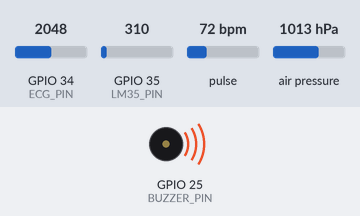
Simulated run of this sketch. Board: ESP32. Parts: buzzer (waves = sounding). The test bench sets the inputs (shaded band); at power-on: GPIO 34 (ECG_PIN) = 2048, GPIO 35 (LM35_PIN) = 310, pulse 72 bpm, air pressure 1013 hPa. WiFi joins after 1.5 s; servers stay silent unless stated; uploads are accepted with an empty reply; random numbers use the default seed unless the sketch sets one; what the sketch prints to the serial monitor is not drawn.

Above: at 3.2 s.
At 7.7 s:
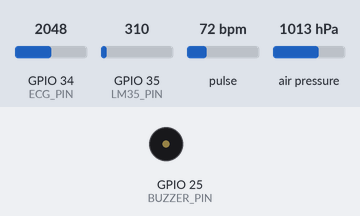
Timing chart, 0 to 8.8 s (numbered marks = the images above):
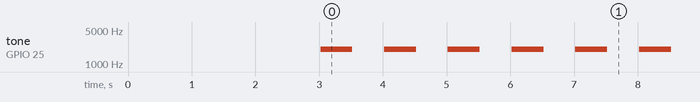

Measured:
- by itself, tone on GPIO 25 (BUZZER_PIN): goes 66 × (2000 Hz 0.50 s, silent 0.50 s), 2000 Hz 0.50 s, silent 0.69 s, 59 × (2000 Hz 0.50 s, silent 0.50 s), 2000 Hz 0.50 s, then silent

The sketch:

main.ino
```cpp
#include <WiFi.h>
#include <HTTPClient.h>
#include <WebServer.h>
#include <Wire.h>
#include <Adafruit_BMP085.h>
#include "MAX30105.h"
#include "heartRate.h"
#include "config.h"  // Load configuration from config.h

// === WiFi & Backend Configuration ===
// All settings now in config.h - edit that file to reconfigure
const char* ssid = WIFI_SSID;
const char* password = WIFI_PASSWORD;
const char* server = BACKEND_URL;
const char* deviceId = DEVICE_ID;

Adafruit_BMP085 bmp;
MAX30105 max30102;
WebServer serverAPI(80);

// === Timers ===
unsigned long lastRead = 0;
unsigned long lastSend = 0;

// === Mute ===
bool isMuted = false;

// === Rolling Buffer ===
#define BUFFER_SIZE 60
float sequence[BUFFER_SIZE][5];
int bufferIndex = 0;

// === Current Reading ===
float latestTemp = 0, latestHR = 0, latestSpO2 = 0, latestPressure = 0, latestECG = 0;

void setup() {
  Serial.begin(115200);
  delay(1000);

  pinMode(BUZZER_PIN, OUTPUT);
  pinMode(ECG_PIN, INPUT);
  pinMode(LM35_PIN, INPUT);
  digitalWrite(BUZZER_PIN, LOW);

  WiFi.begin(ssid, password);
  Serial.print("🔌 Connecting to WiFi");
  while (WiFi.status() != WL_CONNECTED) {
    delay(1000);
    Serial.print(".");
  }
  Serial.println(" ✅ Connected!");

  if (!max30102.begin(Wire, I2C_SPEED_STANDARD)) {
    Serial.println("❌ MAX30102 not found!");
    while (1);
  }
  max30102.setup();
  max30102.setPulseAmplitudeRed(0x0A);
  max30102.setPulseAmplitudeGreen(0x00);

  if (!bmp.begin()) {
    Serial.println("❌ BMP180 not found!");
    while (1);
  }

  setupWebServer();

  Serial.println("🚀 All systems initialized.\n");
}

void loop() {
  serverAPI.handleClient();
  unsigned long now = millis();

  if (now - lastRead >= 1000) {
    lastRead = now;
    readSensors();
    checkForAlerts();
    updateBuffer();
  }

  if (now - lastSend >= 10000) {
    lastSend = now;
    if (bufferIndex >= BUFFER_SIZE) {
      postToFlask();
    } else {
      Serial.println("⏳ Buffer not full yet, skipping post.");
    }
  }
}

void setupWebServer() {
  serverAPI.on("/mute-buzzer", HTTP_POST, []() {
    if (serverAPI.hasArg("plain")) {
      String body = serverAPI.arg("plain");
      isMuted = body.indexOf("true") != -1;
      String msg = isMuted ? "🔇 Buzzer muted" : "🔊 Buzzer unmuted";
      Serial.println(msg);
      serverAPI.send(200, "application/json", "{\"status\": \"" + msg + "\"}");
    } else {
      serverAPI.send(400, "application/json", "{\"error\": \"Missing payload\"}");
    }
  });

  serverAPI.begin();
  Serial.println("🌐 Web server started at /mute-buzzer");
}

void readSensors() {
  int ecgVal = analogRead(ECG_PIN);
  latestECG = ecgVal / 4095.0;

  long irValue = max30102.getIR();
  if (checkForBeat(irValue)) {
    static unsigned long lastBeat = 0;
    unsigned long delta = millis() - lastBeat;
    lastBeat = millis();
    latestHR = 60000.0 / delta;
  }

  latestSpO2 = irValue > 10000 ? random(95, 99) : 0;
  latestPressure = bmp.readPressure() / 100.0;

  int raw = analogRead(LM35_PIN);
  float voltage = raw * (3.3 / 4095.0);
  latestTemp = voltage * 100.0;

  Serial.printf("📊 ECG: %.2f | HR: %.1f | SpO₂: %.1f%% | BP: %.1f hPa | Temp: %.1f°C\n",
    latestECG, latestHR, latestSpO2, latestPressure, latestTemp);
}

void updateBuffer() {
  if (bufferIndex < BUFFER_SIZE) {
    sequence[bufferIndex][0] = latestTemp;
    sequence[bufferIndex][1] = latestHR;
    sequence[bufferIndex][2] = latestSpO2;
    sequence[bufferIndex][3] = latestPressure;
    sequence[bufferIndex][4] = latestECG;
    bufferIndex++;
  } else {
    // Shift left
    for (int i = 0; i < BUFFER_SIZE - 1; i++) {
      for (int j = 0; j < 5; j++) {
        sequence[i][j] = sequence[i + 1][j];
      }
    }
    // Add new row
    sequence[BUFFER_SIZE - 1][0] = latestTemp;
    sequence[BUFFER_SIZE - 1][1] = latestHR;
    sequence[BUFFER_SIZE - 1][2] = latestSpO2;
    sequence[BUFFER_SIZE - 1][3] = latestPressure;
    sequence[BUFFER_SIZE - 1][4] = latestECG;
  }
}

void checkForAlerts() {
  bool ecgAbnormal = latestECG > 0.25;
  bool hrAbnormal = latestHR < 60 || latestHR > 100;
  bool spo2Abnormal = latestSpO2 < 95;
  bool tempAbnormal = latestTemp < 35 || latestTemp > 38.5;

  if ((ecgAbnormal || hrAbnormal || spo2Abnormal || tempAbnormal) && !isMuted) {
    Serial.println("🚨 Abnormal vital detected. Triggering buzzer...");
    tone(BUZZER_PIN, 2000);
    delay(500);
    noTone(BUZZER_PIN);
  }
}

void postToFlask() {
  if (WiFi.status() == WL_CONNECTED) {
    HTTPClient http;
    http.begin(server);
    http.addHeader("Content-Type", "application/json");

    String json = "{\"sequence\":[";
    for (int i = 0; i < BUFFER_SIZE; i++) {
      json += "[";
      for (int j = 0; j < 5; j++) {
        json += String(sequence[i][j], 3);
        if (j < 4) json += ",";
      }
      json += "]";
      if (i < BUFFER_SIZE - 1) json += ",";
    }
    json += "]}";

    int httpCode = http.POST(json);
    if (httpCode > 0) {
      Serial.printf("✅ Data sent to Flask! Code: %d\n", httpCode);
    } else {
      Serial.printf("❌ Failed to send data. Code: %d\n", httpCode);
    }
    http.end();
  } else {
    Serial.println("❌ WiFi disconnected.");
  }
}
```

config.h
```cpp
/**
 * ===================================================================
 * Smart ICU Monitoring System - ESP32 Configuration Header
 * ===================================================================
 *
 * EDIT THIS FILE TO CONFIGURE YOUR ESP32 DEVICE
 * No need to modify main.ino after changing these settings
 *
 * @author Smart ICU Team
 * @version 1.0
 */

#ifndef CONFIG_H
#define CONFIG_H

// ========================================
// 🔌 WIFI CONFIGURATION
// ========================================
// Set your WiFi network credentials here
const char* WIFI_SSID = "YOUR_WIFI_SSID";           // Replace with your WiFi network name
const char* WIFI_PASSWORD = "YOUR_WIFI_PASSWORD";   // Replace with your WiFi password

// WiFi connection timeout (milliseconds)
#define WIFI_TIMEOUT 20000  // 20 seconds - wait up to 20 seconds to connect

// ========================================
// 🌐 BACKEND SERVER CONFIGURATION
// ========================================
// Set your backend server address here
// Examples:
//   - "http://192.168.1.100:5000/send-data"     (Windows/Mac with specific IP)
//   - "http://localhost:5000/send-data"         (If ESP32 on same machine)
//   - "http://192.168.0.5:5000/send-data"       (Raspberry Pi on network)
//   - "http://your-domain.com:5000/send-data"   (Cloud deployment)

const char* BACKEND_URL = "http://localhost:5000/send-data";

// HTTP connection timeout (milliseconds)
#define HTTP_TIMEOUT 10000  // 10 seconds

// ========================================
// 👤 PATIENT & DEVICE IDENTIFICATION
// ========================================
// Unique ID for this ESP32 device (enables multi-patient support)
// Examples: "PATIENT_001", "BED_A12", "ICU_ROOM_503"
const char* DEVICE_ID = "PATIENT_001";

// ========================================
// 📍 PIN CONFIGURATION
// ========================================
// Assign GPIO pins for each sensor
// Verify these match your hardware wiring!

#define ECG_PIN      34    // ECG sensor - must be ADC capable (GPIO34)
#define LM35_PIN     35    // Temperature sensor - must be ADC capable (GPIO35)
#define BUZZER_PIN   25    // Buzzer/alarm speaker output (GPIO25)

// I2C Pins (for MAX30102 pulse ox & BMP085 pressure)
// Standard ESP32 I2C pins - rarely need to change
#define I2C_SDA      21    // Data line (GPIO21)
#define I2C_SCL      22    // Clock line (GPIO22)

// ========================================
// 📊 SENSOR BUFFER CONFIGURATION
// ========================================
// Number of readings to store before sending to backend
// Larger = more stable predictions, longer delay
// Smaller = faster response, noisier data
#define BUFFER_SIZE 60     // 60 readings ≈ 60 seconds of data at 1Hz

// Sampling rate (milliseconds between readings)
#define SAMPLE_INTERVAL 1000  // 1000ms = 1 reading per second

// Transmission interval (how often to send buffered data to backend)
#define SEND_INTERVAL 10000   // 10000ms = send every 10 seconds

// ========================================
// ⚠️ ALERT THRESHOLDS
// ========================================
// Abnormal vital sign thresholds for local buzzer/alerts
// These trigger the ESP32 buzzer BEFORE data reaches backend

#define HR_MIN       60       // Minimum normal heart rate (BPM)
#define HR_MAX       100      // Maximum normal heart rate (BPM)
#define SPO2_MIN     95       // Minimum normal SpO₂ (%)
#define TEMP_MIN     35.0     // Minimum normal temperature (°C)
#define TEMP_MAX     38.5     // Maximum normal temperature (°C)
#define ECG_THRESHOLD 0.25    // Abnormal ECG threshold (0.0-1.0)

// ========================================
// 🔊 BUZZER CONFIGURATION
// ========================================
// Buzzer/alarm sound settings
#define BUZZER_FREQUENCY 2000  // Hz (tone frequency)
#define BUZZER_DURATION  500   // milliseconds

// ========================================
// 🌐 WEB SERVER CONFIGURATION
// ========================================
// Local web server for receiving commands from dashboard
#define WEB_SERVER_PORT 80  // Standard HTTP port

// ========================================
// 🔧 DEBUG & LOGGING
// ========================================
// Enable verbose serial output for troubleshooting
#define DEBUG_MODE true

// Serial baud rate (match your Serial Monitor settings)
#define SERIAL_BAUD 115200

// ========================================
// 📡 SENSOR LIBRARY SETTINGS
// ========================================
// MAX30102 pulse oximeter settings
#define MAX30102_I2C_ADDRESS 0x57

// BMP085 barometric pressure settings
#define BMP085_I2C_ADDRESS 0x77

#endif // CONFIG_H
```
